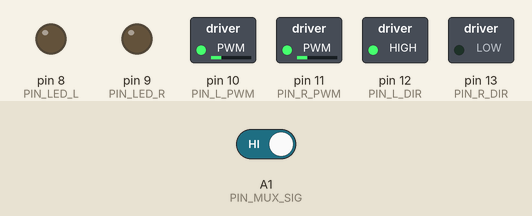
The sketch below on a simulated Arduino Leonardo, built with avr-gcc and run on an emulated ATmega32U4. On the bench: switched loads named in the sketch (green lamp = pin HIGH), output pins drawn as LEDs (lit = HIGH). The inputs (shaded band) are chosen by the test bench; at power-on: A1 (PIN_MUX_SIG) HIGH. Pins used as bus, display or sensor lines are not drawn.

Above: at 2.2 s.
2.3 s: A1 (PIN_MUX_SIG) driven LOW
At 3.5 s:
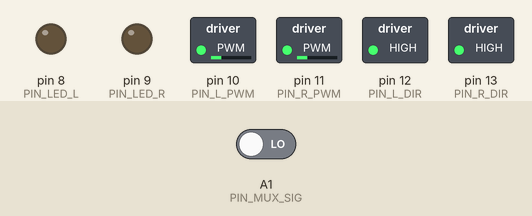
3.8 s: A1 (PIN_MUX_SIG) driven HIGH
At 4.8 s:
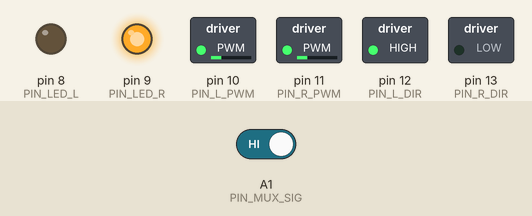
5.3 s: A1 (PIN_MUX_SIG) driven LOW
At 5.7 s:
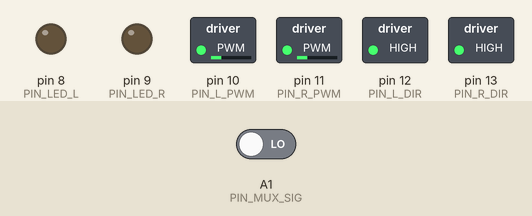
Timing chart, 0 to 8.3 s (numbered marks = the images above; inputs shaded):
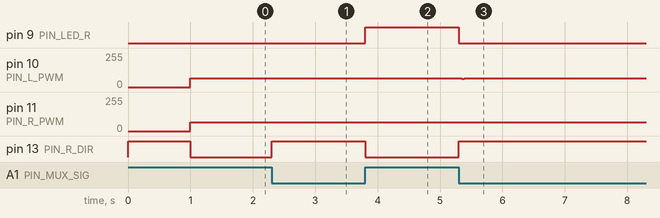

The sketch:

line_follower_bakcup.ino
```cpp
/*
 * JSumo XPulse - Simple Line Follower (PD control)
 * Board: Tools > Board > "Arduino Leonardo"
 * Serial Monitor: 115200 baud
 *
 * Built from ir_array_test (16-ch mux, LOW = black line) and the
 * motor pins used there (PWM + DIR per side).
 *
 * Front sensors: ch 14 = far LEFT ... ch 7 = centre ... ch 0 = far RIGHT
 *
 * TUNING (do this with the robot lifted off the ground first):
 *  1. If a wheel spins the wrong way, flip LEFT_FWD / RIGHT_FWD.
 *  2. If it steers away from the line, change STEER_SIGN to -1.
 *  3. Raise BASE_SPEED once it follows reliably; tune KP, then KD.
 */

// ---------- Pins ----------
const uint8_t PIN_MUX_S0  = A2;
const uint8_t PIN_MUX_S1  = A4;
const uint8_t PIN_MUX_S2  = A5;
const uint8_t PIN_MUX_S3  = 4;
const uint8_t PIN_MUX_SIG = A1;

const uint8_t PIN_LED_L   = 8;
const uint8_t PIN_LED_R   = 9;

const uint8_t PIN_L_PWM   = 10;
const uint8_t PIN_L_DIR   = 12;
const uint8_t PIN_R_PWM   = 11;
const uint8_t PIN_R_DIR   = 13;

// ---------- Settings ----------
const uint8_t LEFT_FWD    = HIGH;   // DIR level that drives left motor forward
const uint8_t RIGHT_FWD   = HIGH;   // DIR level that drives right motor forward
const int8_t  STEER_SIGN  = 1;      // flip to -1 if robot turns away from line

const int   BASE_SPEED    = 64;     // 0-255 (~25% duty)
const float KP            = 5.0;    // proportional gain: PWM per sensor of error
const float KD            = 0.15;   // derivative gain: PWM per (error/second), on a filtered rate
const float KI            = 2.0;    // integral gain (per error-second); 0 = PD only
const float INTEGRAL_MAX  = 4.0;    // anti-windup limit on the error-seconds sum
const float D_FILTER_S    = 0.030;  // derivative low-pass time constant (seconds)
const int   SEARCH_SPEED  = 64;     // spin speed when the line is lost

// ---------- State ----------
float lastError = 0;
float dFilt     = 0;
float integral  = 0;
uint32_t lastUs = 0;

void selectMuxChannel(uint8_t ch) {
  digitalWrite(PIN_MUX_S0, (ch & 0x01) ? HIGH : LOW);
  digitalWrite(PIN_MUX_S1, (ch & 0x02) ? HIGH : LOW);
  digitalWrite(PIN_MUX_S2, (ch & 0x04) ? HIGH : LOW);
  digitalWrite(PIN_MUX_S3, (ch & 0x08) ? HIGH : LOW);
  delayMicroseconds(25);
}

// speed: -255..255 (negative = reverse)
void setMotors(int left, int right) {
  left  = constrain(left,  -255, 255);
  right = constrain(right, -255, 255);

  digitalWrite(PIN_L_DIR, (left  >= 0) ? LEFT_FWD  : !LEFT_FWD);
  digitalWrite(PIN_R_DIR, (right >= 0) ? RIGHT_FWD : !RIGHT_FWD);
  analogWrite(PIN_L_PWM, abs(left));
  analogWrite(PIN_R_PWM, abs(right));
}

void setup() {
  pinMode(PIN_MUX_S0, OUTPUT);
  pinMode(PIN_MUX_S1, OUTPUT);
  pinMode(PIN_MUX_S2, OUTPUT);
  pinMode(PIN_MUX_S3, OUTPUT);
  pinMode(PIN_MUX_SIG, INPUT);

  pinMode(PIN_LED_L, OUTPUT);
  pinMode(PIN_LED_R, OUTPUT);

  pinMode(PIN_L_PWM, OUTPUT); pinMode(PIN_L_DIR, OUTPUT);
  pinMode(PIN_R_PWM, OUTPUT); pinMode(PIN_R_DIR, OUTPUT);
  setMotors(0, 0);

  Serial.begin(115200);
  delay(1000);  // time to put the robot down
}

void loop() {
  // Read the 15 front sensors and compute the line position.
  // Weight: ch 14 (left) = -7 ... ch 7 (centre) = 0 ... ch 0 (right) = +7
  int sum = 0;
  int count = 0;
  for (uint8_t ch = 0; ch < 15; ch++) {
    selectMuxChannel(ch);
    if (digitalRead(PIN_MUX_SIG) == LOW) {   // LOW = black line
      sum += (7 - ch);
      count++;
    }
  }

  digitalWrite(PIN_LED_L, lastError < 0);
  digitalWrite(PIN_LED_R, lastError > 0);

  uint32_t nowUs = micros();
  float dt = (nowUs - lastUs) * 1e-6f;
  lastUs = nowUs;
  if (dt > 0.05f) dt = 0.05f;               // ignore long gaps (e.g. after startup)

  if (count == 0) {
    integral = 0;                            // reset while the line is lost
    dFilt = 0;
    // Line lost: spin toward the side where it was last seen
    if (lastError < 0) setMotors(-SEARCH_SPEED,  SEARCH_SPEED);
    else               setMotors( SEARCH_SPEED, -SEARCH_SPEED);
    return;
  }

  float error = (float)sum / count;          // -7 (far left) .. +7 (far right)

  // Integral: accumulate error over time, clamp it, and clear it when the
  // line crosses the centre (prevents overshoot from wound-up error)
  if ((error > 0 && lastError < 0) || (error < 0 && lastError > 0)) integral = 0;
  integral = constrain(integral + error * dt, -INTEGRAL_MAX, INTEGRAL_MAX);

  // Derivative: real rate (per second), low-pass filtered so single-sensor
  // steps don't kick the motors (this was the main cause of straight-line wobble)
  if (dt < 0.0005f) dt = 0.0005f;
  float rate = (error - lastError) / dt;
  dFilt += (rate - dFilt) * (dt / (D_FILTER_S + dt));

  float correction = STEER_SIGN * (KP * error + KI * integral + KD * dFilt);
  correction = constrain(correction, -BASE_SPEED, BASE_SPEED);   // never reverse a wheel while following
  lastError = error;

  // Line on the left (error < 0) -> slow left wheel, speed up right wheel
  setMotors(BASE_SPEED + (int)correction, BASE_SPEED - (int)correction);
}
```

Measured:
- after the input at 2.3 s, pin 13 (PIN_R_DIR): LOW → HIGH at once
- after the input at 3.8 s, pin 9 (PIN_LED_R): LOW → HIGH at once; pin 13 (PIN_R_DIR): HIGH → LOW at once
- after the input at 5.3 s, pin 9 (PIN_LED_R): HIGH → LOW at once; pin 10 (PIN_L_PWM): 64/255 → 61/255 after 0.05 s, → 62/255 0.01 s later, → 63/255 0.01 s later, → 64/255 0.02 s later; pin 11 (PIN_R_PWM): 64/255 → 67/255 after 0.05 s, → 66/255 0.01 s later, → 65/255 0.01 s later, → 64/255 0.02 s later; pin 13 (PIN_R_DIR): LOW → HIGH at once
